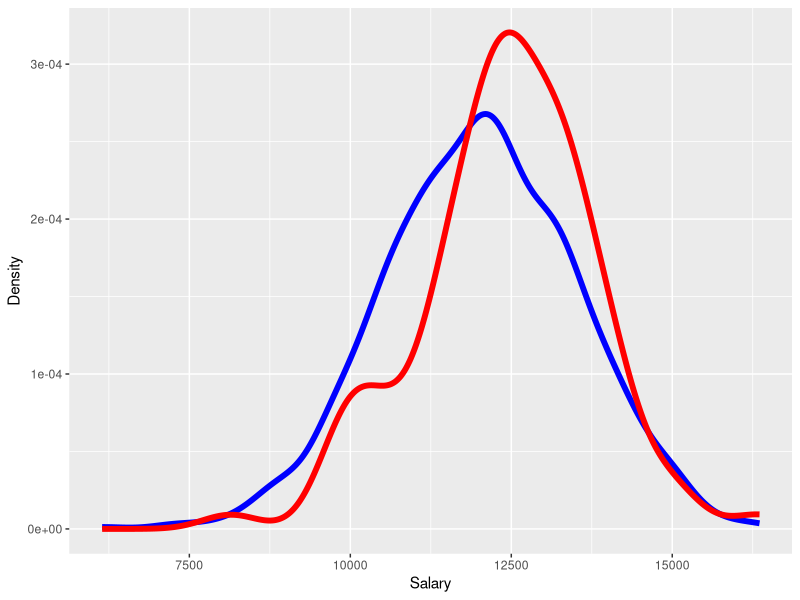
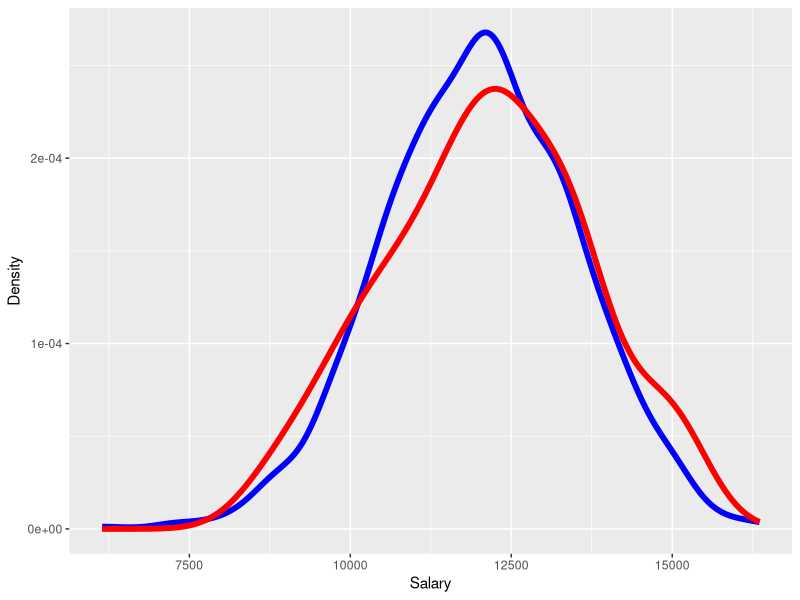
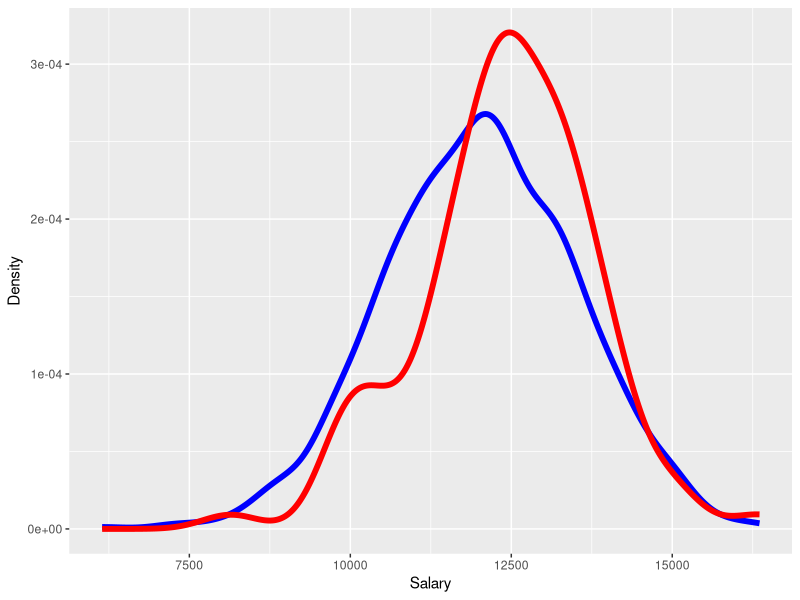

The R source for these figures, in order:
# This a simulated example to show bias effect

# Tools for plotting
library(ggplot2)

# Here we simulate salary of a population of 1000 people
salaries <- rnorm(1000, mean = 12000, sd = 1500)

# We take a sample of 100 people
# Here all the people have the same probability to be selected
# We choose the ids of the individuals
ids <- sample(1:1000, 100)
# We select the individuals with the ids
sample_salaries <- salaries[ids]

# This is more efficient, because we do not need to create the ids
# Software only select the individuals from the population
#sample_salaries <- sample(salaries, 100)

# Density plot of the population and the sample
density_salaries <- ggplot() +
    geom_density(aes(x = salaries), color = "blue", size = 2) +
    geom_density(aes(x = sample_salaries), color = "red", size = 2) +
    xlab("Salary") + ylab("Density")

# Save plot
ggsave("plots/density_salaries.png", density_salaries, width = 10, height = 10, dpi = 300)

# However sometimes bias conditions can be present
# For example, people with salary below than 12000 has less probability to say how much they earn than people with salary above 12000
# In this case, we select the next indivial to substitute the previous one if he/she does not want to say how much he/she earns

# This help to simulate who say his/her salary
say_his_salary <- function(salary) {
    if (salary < 12000 && runif(1) < 0.3){
        return (1)
    } else if (salary < 12000 && runif(1) >= 0.3){
        return (0)
    } else if (salary >= 12000 && runif(1) < 0.7){
        return (1)
    }
    return (0)
}

# We simulate the people who say his/her salary
yes <- sapply(salaries, say_his_salary)

# We choose the ids of the individuals
ids <- sample(1:1000, 100)

# We measure who say his/her salary
yes[ids]

# Count the number of people who don't say his/her salary
n <- sum(yes[ids] == 0)

# We substitute the people who don't say his/her salary by the next one
while (n > 0){
    ids[which(yes[ids] == 0)] = ids[which(yes[ids] == 0)] + 1
    n <- sum(yes[ids] == 0)
}

sample_salaries <- salaries[ids]


# Density plot of the population and the sample
density_salaries <- ggplot() +
    geom_density(aes(x = salaries), color = "blue", size = 2) +
    geom_density(aes(x = sample_salaries), color = "red", size = 2) +
    xlab("Salary") + ylab("Density")

density_salaries
ggsave("plots/density_salaries_2.png", density_salaries, width = 10, height = 10, dpi = 300)
